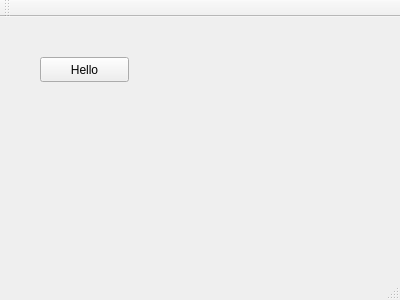
<?xml version="1.0" encoding="UTF-8"?>
<ui version="4.0">
 <class>MainWindow</class>
 <widget class="QMainWindow" name="MainWindow">
  <property name="geometry">
   <rect>
    <x>0</x>
    <y>0</y>
    <width>400</width>
    <height>300</height>
   </rect>
  </property>
  <property name="windowTitle">
   <string>MainWindow</string>
  </property>
  <widget class="QWidget" name="centralWidget">
   <widget class="QPushButton" name="pushButton">
    <property name="geometry">
     <rect>
      <x>40</x>
      <y>40</y>
      <width>89</width>
      <height>25</height>
     </rect>
    </property>
    <property name="text">
     <string>Hello</string>
    </property>
   </widget>
  </widget>
  <widget class="QMenuBar" name="menuBar">
   <property name="geometry">
    <rect>
     <x>0</x>
     <y>0</y>
     <width>400</width>
     <height>22</height>
    </rect>
   </property>
  </widget>
  <widget class="QToolBar" name="mainToolBar">
   <attribute name="toolBarArea">
    <enum>TopToolBarArea</enum>
   </attribute>
   <attribute name="toolBarBreak">
    <bool>false</bool>
   </attribute>
  </widget>
  <widget class="QStatusBar" name="statusBar"/>
 </widget>
 <layoutdefault spacing="6" margin="11"/>
 <resources/>
 <connections/>
</ui>
